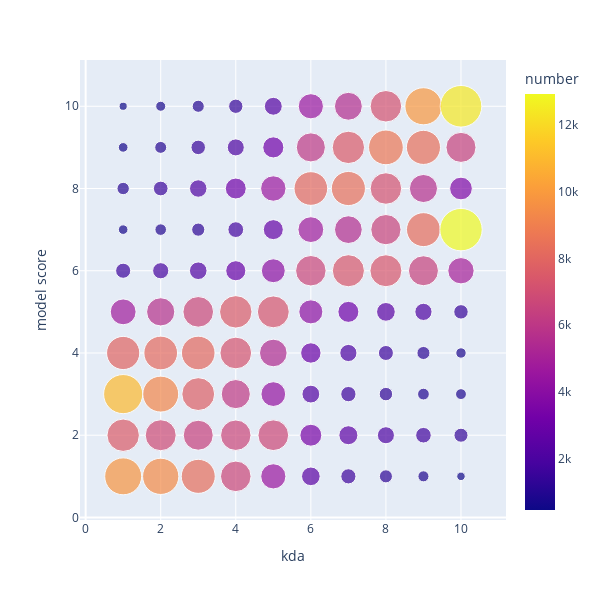

Notebook source saved alongside this figure:
### Markdown cell above
### Model 1

### Code cell
input_df = analysis_df['model1_kda']
fig = px.scatter(
    input_df, x='kda', y='score_model1',
    labels={
        'score_model1': 'model score'
    },
    size='number', color='number', size_max=30, width=600, height=600)
fig.show()

### Figure 1 — Plotly figure (JSON) as saved in the notebook; plotly's stock layout.template omitted (floating-point values rounded to 4 significant figures)
{"data": [{"hovertemplate": "kda=%{x}<br>model score=%{y}<br>number=%{marker.color}<extra></extra>", "legendgroup": "", "marker": {"color": [9796, 9433, 8315, 6703, 4554, 2498, 1652, 1227, 879, 518, 7542, 6883, 6448, 6653, 6757, 3450, 2594, 2089, 1745, 1414, 10983, 9263, 7744, 6087, 4394, 2274, 1680, 1304, 994, 852, 7907, 8147, 8103, 7206, 5474, 2993, 2118, 1620, 1229, 778, 4799, 5722, 6738, 7560, 7294, 4156, 3164, 2516, 2126, 1500, 1640, 1872, 2225, 2900, 4096, 6675, 7388, 7339, 6460, 4980, 661, 963, 1247, 1779, 2870, 4781, 5530, 6571, 8260, 12913, 1101, 1545, 2189, 3139, 4635, 8121, 8351, 7125, 5663, 3706, 672, 1027, 1513, 2077, 3202, 6078, 7522, 8648, 8349, 6487, 474, 720, 1053, 1471, 2299, 4549, 5576, 7136, 9870, 12427], "coloraxis": "coloraxis", "size": [9796, 9433, 8315, 6703, 4554, 2498, 1652, 1227, 879, 518, 7542, 6883, 6448, 6653, 6757, 3450, 2594, 2089, 1745, 1414, 10983, 9263, 7744, 6087, 4394, 2274, 1680, 1304, 994, 852, 7907, 8147, 8103, 7206, 5474, 2993, 2118, 1620, 1229, 778, 4799, 5722, 6738, 7560, 7294, 4156, 3164, 2516, 2126, 1500, 1640, 1872, 2225, 2900, 4096, 6675, 7388, 7339, 6460, 4980, 661, 963, 1247, 1779, 2870, 4781, 5530, 6571, 8260, 12913, 1101, 1545, 2189, 3139, 4635, 8121, 8351, 7125, 5663, 3706, 672, 1027, 1513, 2077, 3202, 6078, 7522, 8648, 8349, 6487, 474, 720, 1053, 1471, 2299, 4549, 5576, 7136, 9870, 12427], "sizemode": "area", "sizeref": 14.35, "symbol": "circle"}, "mode": "markers", "name": "", "orientation": "v", "showlegend": false, "type": "scatter", "x": [1, 2, 3, 4, 5, 6, 7, 8, 9, 10, 1, 2, 3, 4, 5, 6, 7, 8, 9, 10, 1, 2, 3, 4, 5, 6, 7, 8, 9, 10, 1, 2, 3, 4, 5, 6, 7, 8, 9, 10, 1, 2, 3, 4, 5, 6, 7, 8, 9, 10, 1, 2, 3, 4, 5, 6, 7, 8, 9, 10, 1, 2, 3, 4, 5, 6, 7, 8, 9, 10, 1, 2, 3, 4, 5, 6, 7, 8, 9, 10, 1, 2, 3, 4, 5, 6, 7, 8, 9, 10, 1, 2, 3, 4, 5, 6, 7, 8, 9, 10], "xaxis": "x", "y": [1, 1, 1, 1, 1, 1, 1, 1, 1, 1, 2, 2, 2, 2, 2, 2, 2, 2, 2, 2, 3, 3, 3, 3, 3, 3, 3, 3, 3, 3, 4, 4, 4, 4, 4, 4, 4, 4, 4, 4, 5, 5, 5, 5, 5, 5, 5, 5, 5, 5, 6, 6, 6, 6, 6, 6, 6, 6, 6, 6, 7, 7, 7, 7, 7, 7, 7, 7, 7, 7, 8, 8, 8, 8, 8, 8, 8, 8, 8, 8, 9, 9, 9, 9, 9, 9, 9, 9, 9, 9, 10, 10, 10, 10, 10, 10, 10, 10, 10, 10], "yaxis": "y"}], "layout": {"coloraxis": {"colorbar": {"title": {"text": "number"}}, "colorscale": [[0, "#0d0887"], [0.1111, "#46039f"], [0.2222, "#7201a8"], [0.3333, "#9c179e"], [0.4444, "#bd3786"], [0.5556, "#d8576b"], [0.6667, "#ed7953"], [0.7778, "#fb9f3a"], [0.8889, "#fdca26"], [1, "#f0f921"]]}, "height": 600, "legend": {"itemsizing": "constant", "tracegroupgap": 0}, "margin": {"t": 60}, "width": 600, "xaxis": {"anchor": "y", "domain": [0, 1], "title": {"text": "kda"}}, "yaxis": {"anchor": "x", "domain": [0, 1], "title": {"text": "model score"}}}}
